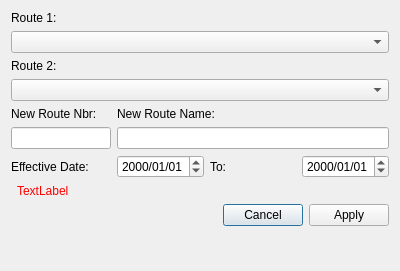
<?xml version="1.0" encoding="UTF-8"?>
<ui version="4.0">
 <class>CombineRoutesDlg</class>
 <widget class="QDialog" name="CombineRoutesDlg">
  <property name="geometry">
   <rect>
    <x>0</x>
    <y>0</y>
    <width>400</width>
    <height>271</height>
   </rect>
  </property>
  <property name="windowTitle">
   <string>Dialog</string>
  </property>
  <layout class="QFormLayout" name="formLayout">
   <item row="0" column="0" colspan="2">
    <layout class="QGridLayout" name="gridLayout">
     <item row="0" column="0">
      <widget class="QLabel" name="label">
       <property name="text">
        <string>Route 1:</string>
       </property>
      </widget>
     </item>
     <item row="1" column="0" colspan="4">
      <widget class="QComboBox" name="cbRoute1"/>
     </item>
     <item row="2" column="0">
      <widget class="QLabel" name="label_2">
       <property name="text">
        <string>Route 2:</string>
       </property>
      </widget>
     </item>
     <item row="3" column="0" colspan="4">
      <widget class="QComboBox" name="cbRoute2"/>
     </item>
     <item row="4" column="0">
      <widget class="QLabel" name="label_3">
       <property name="text">
        <string>New Route Nbr:</string>
       </property>
      </widget>
     </item>
     <item row="5" column="0">
      <widget class="QLineEdit" name="txtNewRouteNbr">
       <property name="maximumSize">
        <size>
         <width>100</width>
         <height>16777215</height>
        </size>
       </property>
       <property name="maxLength">
        <number>6</number>
       </property>
      </widget>
     </item>
     <item row="9" column="0">
      <widget class="QLabel" name="label_5">
       <property name="text">
        <string>Effective Date:</string>
       </property>
      </widget>
     </item>
     <item row="9" column="2">
      <widget class="QLabel" name="label_6">
       <property name="text">
        <string>To:</string>
       </property>
      </widget>
     </item>
     <item row="9" column="1">
      <widget class="QDateEdit" name="dateEdit">
       <property name="maximumSize">
        <size>
         <width>105</width>
         <height>16777215</height>
        </size>
       </property>
       <property name="displayFormat">
        <string>yyyy/MM/dd</string>
       </property>
      </widget>
     </item>
     <item row="9" column="3">
      <widget class="QDateEdit" name="endDate">
       <property name="displayFormat">
        <string>yyyy/MM/dd</string>
       </property>
      </widget>
     </item>
     <item row="5" column="1" colspan="3">
      <widget class="QLineEdit" name="txtNewRouteName">
       <property name="maxLength">
        <number>100</number>
       </property>
      </widget>
     </item>
     <item row="4" column="1" colspan="2">
      <widget class="QLabel" name="label_4">
       <property name="text">
        <string>New Route Name:</string>
       </property>
      </widget>
     </item>
    </layout>
   </item>
   <item row="2" column="1">
    <widget class="QDialogButtonBox" name="buttonBox">
     <property name="orientation">
      <enum>Qt::Horizontal</enum>
     </property>
     <property name="standardButtons">
      <set>QDialogButtonBox::Apply|QDialogButtonBox::Cancel</set>
     </property>
    </widget>
   </item>
   <item row="1" column="1">
    <widget class="QLabel" name="lblHelp">
     <property name="palette">
      <palette>
       <active>
        <colorrole role="WindowText">
         <brush brushstyle="SolidPattern">
          <color alpha="255">
           <red>255</red>
           <green>0</green>
           <blue>0</blue>
          </color>
         </brush>
        </colorrole>
       </active>
       <inactive>
        <colorrole role="WindowText">
         <brush brushstyle="SolidPattern">
          <color alpha="255">
           <red>255</red>
           <green>0</green>
           <blue>0</blue>
          </color>
         </brush>
        </colorrole>
       </inactive>
       <disabled>
        <colorrole role="WindowText">
         <brush brushstyle="SolidPattern">
          <color alpha="255">
           <red>159</red>
           <green>158</green>
           <blue>158</blue>
          </color>
         </brush>
        </colorrole>
       </disabled>
      </palette>
     </property>
     <property name="text">
      <string>TextLabel</string>
     </property>
    </widget>
   </item>
  </layout>
 </widget>
 <resources/>
 <connections>
  <connection>
   <sender>buttonBox</sender>
   <signal>accepted()</signal>
   <receiver>CombineRoutesDlg</receiver>
   <slot>accept()</slot>
   <hints>
    <hint type="sourcelabel">
     <x>248</x>
     <y>254</y>
    </hint>
    <hint type="destinationlabel">
     <x>157</x>
     <y>274</y>
    </hint>
   </hints>
  </connection>
  <connection>
   <sender>buttonBox</sender>
   <signal>rejected()</signal>
   <receiver>CombineRoutesDlg</receiver>
   <slot>reject()</slot>
   <hints>
    <hint type="sourcelabel">
     <x>316</x>
     <y>260</y>
    </hint>
    <hint type="destinationlabel">
     <x>286</x>
     <y>274</y>
    </hint>
   </hints>
  </connection>
 </connections>
</ui>
